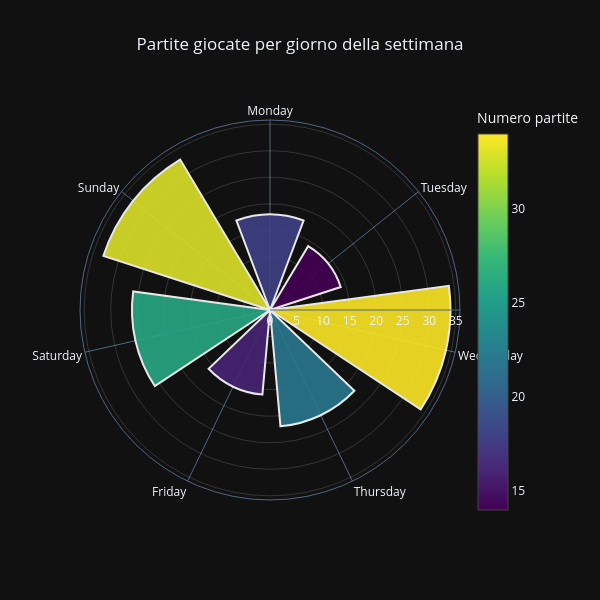

The cell this chart's notebook holds for it:
### Code cell
import pandas as pd
import numpy as np
import plotly.graph_objects as go
import plotly.express as px

# ==========================================================
# PREPARAZIONE DATI
# ==========================================================

days_order = [
    "Monday",
    "Tuesday",
    "Wednesday",
    "Thursday",
    "Friday",
    "Saturday",
    "Sunday"
]

df["day_of_week"] = pd.Categorical(
    df["day_of_week"],
    categories=days_order,
    ordered=True
)

# conteggio partite per giorno
games_per_day = (
    df.groupby("day_of_week")
      .size()
      .reindex(days_order)
)

# ==========================================================
# DATI
# ==========================================================

values = games_per_day.values
labels = games_per_day.index.tolist()

# angoli
theta = np.linspace(
    0,
    360,
    len(values),
    endpoint=False
)

# ==========================================================
# COLORI DINAMICI
# ==========================================================

# normalizzazione valori
norm_values = (
    (values - values.min()) /
    (values.max() - values.min() + 1e-9)
)

# palette gradiente
colors = px.colors.sample_colorscale(
    "Viridis",
    norm_values
)

# ==========================================================
# GRAFICO INTERATTIVO
# ==========================================================

fig = go.Figure()

fig.add_trace(
    go.Barpolar(
        r=values,
        theta=theta,
        width=[360 / len(values) * 0.8] * len(values),

        marker=dict(
            color=values,
            colorscale="Viridis",
            line=dict(
                color="white",
                width=2
            ),
            showscale=True,
            colorbar=dict(
                title="Numero partite"
            )
        ),

        opacity=0.9,

        text=[
            f"{day}<br>{val} partite"
            for day, val in zip(labels, values)
        ],

        hovertemplate="%{text}<extra></extra>"
    )
)

# ==========================================================
# LAYOUT
# ==========================================================

fig.update_layout(

    title={
        "text": "Partite giocate per giorno della settimana",
        "x": 0.5,
        "xanchor": "center"
    },

    template="plotly_dark",

    polar=dict(

        radialaxis=dict(
            showticklabels=True,
            ticks="",
            gridcolor="rgba(255,255,255,0.15)"
        ),

        angularaxis=dict(
            tickmode="array",
            tickvals=theta,
            ticktext=labels,
            direction="clockwise",
            rotation=90
        )
    ),

    showlegend=False,

    width=600,
    height=600
)

fig.show()

### Figure 1 — Plotly figure (JSON) as saved in the notebook; plotly's stock layout.template omitted (floating-point values rounded to 4 significant figures)
{"data": [{"hovertemplate": "%{text}<extra></extra>", "marker": {"color": [18, 14, 34, 22, 16, 26, 33], "colorbar": {"title": {"text": "Numero partite"}}, "colorscale": [[0, "#440154"], [0.1111, "#482878"], [0.2222, "#3e4989"], [0.3333, "#31688e"], [0.4444, "#26828e"], [0.5556, "#1f9e89"], [0.6667, "#35b779"], [0.7778, "#6ece58"], [0.8889, "#b5de2b"], [1, "#fde725"]], "line": {"color": "white", "width": 2}, "showscale": true}, "opacity": 0.9, "r": [18, 14, 34, 22, 16, 26, 33], "text": ["Monday<br>18 partite", "Tuesday<br>14 partite", "Wednesday<br>34 partite", "Thursday<br>22 partite", "Friday<br>16 partite", "Saturday<br>26 partite", "Sunday<br>33 partite"], "theta": [0.0, 51.43, 102.9, 154.3, 205.7, 257.1, 308.6], "type": "barpolar", "width": [41.14, 41.14, 41.14, 41.14, 41.14, 41.14, 41.14]}], "layout": {"height": 600, "polar": {"angularaxis": {"direction": "clockwise", "rotation": 90, "tickmode": "array", "ticktext": ["Monday", "Tuesday", "Wednesday", "Thursday", "Friday", "Saturday", "Sunday"], "tickvals": [0.0, 51.43, 102.9, 154.3, 205.7, 257.1, 308.6]}, "radialaxis": {"gridcolor": "rgba(255,255,255,0.15)", "showticklabels": true, "ticks": ""}}, "showlegend": false, "title": {"text": "Partite giocate per giorno della settimana", "x": 0.5, "xanchor": "center"}, "width": 600}}
